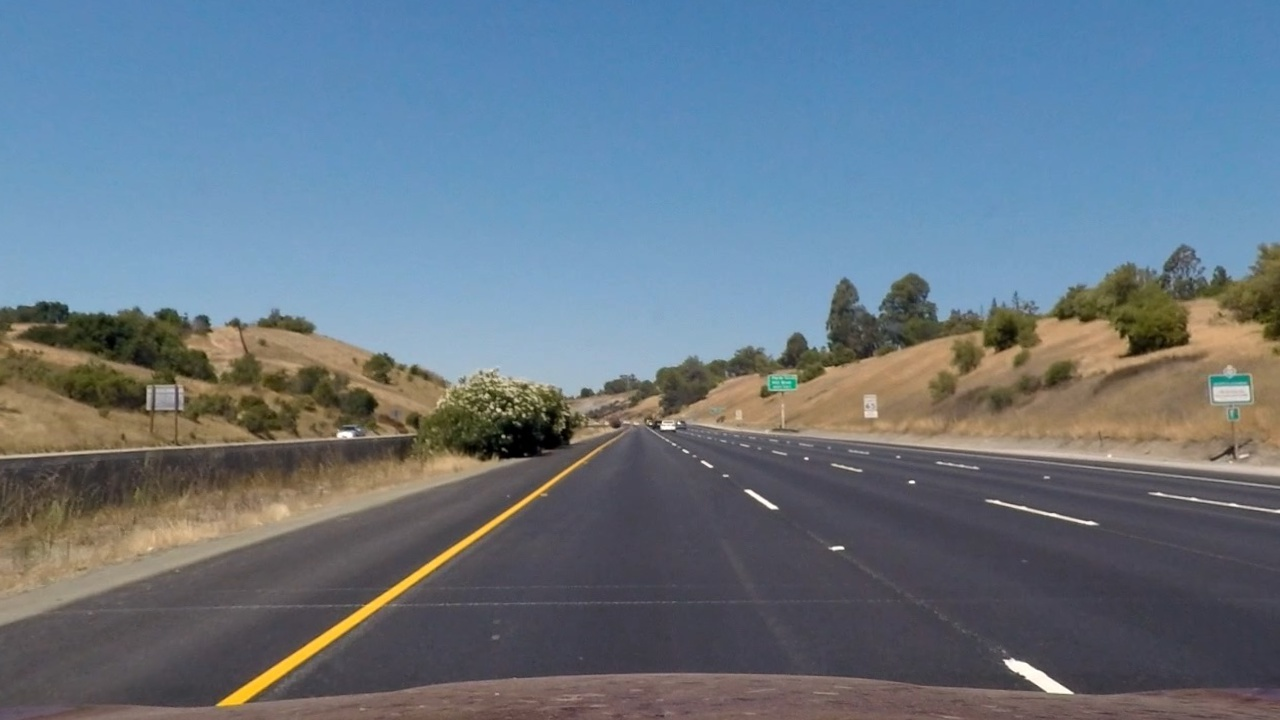
#> input picture output_images/undistorted_test/straight_lines1.jpg, 1280 x 720 px
$ jupyter execute --allow-errors lane_finding.ipynb   (older library calls are emulated)
#> lines starting #> are read from the running program, lines starting #| are printed output that depends on the picture; long printed decimals are rounded
[cell 1]
#imports

import os
import numpy as np
import cv2
import glob
import matplotlib.pyplot as plt
import pickle

[cell 2]
#Compute the camera calibration matrix and distortion coefficients given a set of chessboard images
# Load / Display images

images = glob.glob('camera_cal/calibration*.jpg')
outdir = 'output_images/'
print(images)
#object points
objpoints = []
imgpoints = []

# number corners
nx = 9
ny = 6


# prepare object points, like (0,0,0), (1,0,0), (2,0,0) ....,(6,5,0) taken from course notes
objp = np.zeros((nx*ny,3), np.float32)
objp[:,:2] = np.mgrid[0:nx,0:ny].T.reshape(-1,2)

#use the code from the lesson

for i,fname in enumerate(images):

    img = cv2.imread(fname)

    # Convert to grayscale
    gray = cv2.cvtColor(img, cv2.COLOR_BGR2GRAY)

    # Find the chessboard corners
    ret, corners = cv2.findChessboardCorners(gray, (nx, ny), None)
    # print(corners)

    # If found
    if ret == True:

        objpoints.append(objp)
        imgpoints.append(corners)

        # Draw found corners
        cv2.drawChessboardCorners(img, (nx, ny), corners, ret)
        outfname = outdir + "corners" + str(i) + '.jpg'
        print(outfname)
        cv2.imwrite(outfname,img)

[cell 3]
#calibrate camera and test undistortion

img = cv2.imread('camera_cal/calibration1.jpg')
#> (the rest of this cell did not finish here and is left out)

[cell 4]
#undistort the test images

#load saved camera calibration

with open('camera_calibration.p', mode='rb') as f:
#> (reads camera_calibration.p from the repository)
    dist_pickle = pickle.load(f)
    mtx = dist_pickle["mtx"]
    dist = dist_pickle["dist"]

images = glob.glob('test_images/*.jpg')

outdir = 'output_images/undistorted_test/'
# Visualize undistortion on test images

for i, fname in enumerate(images):
    img = cv2.imread(fname)
    dst = cv2.undistort(img, mtx, dist, None, mtx)
    filename = outdir + os.path.split(fname)[1]
    cv2.imwrite(filename,dst)
    print(filename)

[cell 5]
def conv_birdeye(img):
    h,w = img.shape[:2]

    src = np.float32([(580,460),(710,460), (250,680), (1040,680)])
    dst = np.float32([(447,0),(w-447,0),(447,h),(w-447,h)])


    #src = np.float32(
    #[[(w / 2) - 55, h / 2 + 100],
    #[((w / 6) - 10), h],
    #[(w * 5 / 6) + 60, h],
    #[(w / 2 + 55), h / 2 + 100]])

    #dst = np.float32(
    #[[(w / 4), 0],
    #[(w / 4), h],
    #[(w * 3 / 4), h],
    #[(w * 3 / 4), 0]])


    M = cv2.getPerspectiveTransform(src, dst)
    Minv = cv2.getPerspectiveTransform(dst, src)

    birdeye = cv2.warpPerspective(img, M, (w,h), flags=cv2.INTER_LINEAR)

    return birdeye,Minv,M

[cell 6]
#test unwarp

# Choose an image from which to build and demonstrate each step of the pipeline
testimg = cv2.imread('output_images/undistorted_test/straight_lines1.jpg')
#> testimg is the input picture: shape (720, 1280, 3); mean B, G, R 131.6, 118.3, 103.6
testimg = cv2.cvtColor(testimg, cv2.COLOR_BGR2RGB)

testbirdeye,Minv,M = conv_birdeye(testimg)
#> in conv_birdeye, `birdeye = cv2.warpPerspective(img, M, (w,h), flags=cv2.INTER_LINEAR)`:
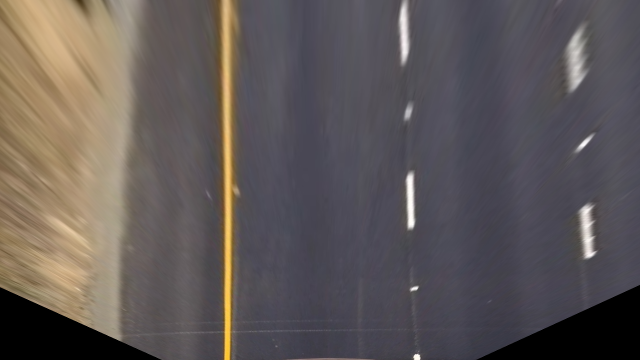
#> birdeye: shape (720, 1280, 3) (shown at 1/2 size); mean R, G, B 95.6, 88.5, 87.6
#> Minv = [[0.337, -0.748, 429.5], [0, -0.483, 460], [0, -0.00116, 1]]; M = [[-0.309, -1.54, 839.2], [8.75e-16, -2.07, 951.4], [1.37e-18, -0.0024, 1]]


f, (ax1, ax2) = plt.subplots(1, 2, figsize=(24, 9))
f.tight_layout()
ax1.imshow(testimg)
ax1.set_title('Original Image', fontsize=50)
ax2.imshow(testbirdeye)
ax2.set_title('birdeye', fontsize=50)
plt.subplots_adjust(left=0., right=1, top=0.9, bottom=0.)
plt.show()
print('test')

[cell 7]
#convert undistorted images to birdeye
#load undistorted images
undistimages = glob.glob('output_images/undistorted_test/*.jpg')

#convert to birdeye and save

outdir = 'output_images/birdeye_test/'
# Visualize undistortion on test images

for i, fname in enumerate(undistimages):
    img = cv2.imread(fname)
    dst,Minv,M = conv_birdeye(img)
    filename = outdir + os.path.split(fname)[1]
    cv2.imwrite(filename,dst)
    print(filename)

[cell 8]
#get s channel an threshold

def hls_select(img, thresh=(0, 255)):
    hls = cv2.cvtColor(img, cv2.COLOR_RGB2HLS)
    l_channel = hls[:,:,1]

    binary_output = np.zeros_like(l_channel)
    binary_output[(l_channel > thresh[0]) & (l_channel <= thresh[1])] = 1
    return binary_output

[cell 9]
# [27 lines left out: function sobel_hsv, not called in this run]

[cell 10]
def roi_img(img,x1,x2):
    shape = img.shape
    vertices = np.array([[(x1,0),(x2,0),(x2,shape[0]), (x1,shape[0]), (x1,0)]],dtype=np.int32)

    roi_mask = np.zeros_like(img)

    # print(vertices)

    cv2.fillPoly(roi_mask, vertices, (255,))

    masked_image = cv2.bitwise_and(img, roi_mask)
    return masked_image

[cell 11]
def lab_select(img, thresh=(0,255)):
    # 1) Convert to LAB color space
    lab = cv2.cvtColor(img, cv2.COLOR_RGB2Lab)
    lab_b = lab[:,:,2]

    if np.max(lab_b) > 175:
        lab_b = lab_b*(255/np.max(lab_b))
    # 2) Apply a threshold to the L channel
    binary_output = np.zeros_like(lab_b)
    binary_output[((lab_b > thresh[0]) & (lab_b <= thresh[1]))] = 1
    # 3) Return a binary image of threshold result
    return binary_output

[cell 12]
def lab_hls(img):
    img_lab = lab_select(img,(190,255))
    img_hls = hls_select(img,(220,255))

    # Combine
    dst = np.zeros_like(img_lab)
    dst[(img_hls == 1) | (img_lab == 1)] = 1

    return dst

[cell 13]
#test S channel selection on birdeye images

undistorted = glob.glob('output_images/undistorted_test/*.jpg')

fig, axs = plt.subplots(3,3, figsize=(16, 12))
fig.subplots_adjust(hspace = .2, wspace=.01)
axs = axs.ravel()

for i, fname in enumerate(undistorted):
    img = cv2.imread(fname)
    img = cv2.cvtColor(img, cv2.COLOR_BGR2RGB)
    birdeyeimg,Minv,M = conv_birdeye(img)
    #hls_binary = sobel_hsv(img)
    hls_binary = lab_hls(birdeyeimg)

    masked_binary = roi_img(hls_binary,350,950)
    axs[i].imshow(masked_binary)
    axs[i].set_title(fname, fontsize=12)

plt.show()

[cell 14]
def poly_fit(binary_warped):
    #Assuming you have created a warped binary image called "binary_warped"
    # Take a histogram of the bottom half of the image
    histogram = np.sum(binary_warped[int(binary_warped.shape[0]/2):,:], axis=0)
    # Create an output image to draw on and  visualize the result
    out_img = np.dstack((binary_warped, binary_warped, binary_warped))*255
    # Find the peak of the left and right halves of the histogram
    # These will be the starting point for the left and right lines
    midpoint = np.int(histogram.shape[0]/2)
    leftx_base = np.argmax(histogram[:midpoint])
    rightx_base = np.argmax(histogram[midpoint:]) + midpoint

    # Choose the number of sliding windows
    nwindows = 9
    # Set height of windows
    window_height = np.int(binary_warped.shape[0]/nwindows)
    # Identify the x and y positions of all nonzero pixels in the image
    nonzero = binary_warped.nonzero()
    nonzeroy = np.array(nonzero[0])
    nonzerox = np.array(nonzero[1])
    # Current positions to be updated for each window
    leftx_current = leftx_base
    rightx_current = rightx_base
    # Set the width of the windows +/- margin
    margin = 100
    # Set minimum number of pixels found to recenter window
    minpix = 50
    # Create empty lists to receive left and right lane pixel indices
    left_lane_inds = []
    right_lane_inds = []

    # Step through the windows one by one
    for window in range(nwindows):
        # Identify window boundaries in x and y (and right and left)
        win_y_low = binary_warped.shape[0] - (window+1)*window_height
        win_y_high = binary_warped.shape[0] - window*window_height
        win_xleft_low = leftx_current - margin
        win_xleft_high = leftx_current + margin
        win_xright_low = rightx_current - margin
        win_xright_high = rightx_current + margin
        # Draw the windows on the visualization image
        cv2.rectangle(out_img,(win_xleft_low,win_y_low),(win_xleft_high,win_y_high),
        (0,255,0), 2)
        cv2.rectangle(out_img,(win_xright_low,win_y_low),(win_xright_high,win_y_high),
        (0,255,0), 2)
        # Identify the nonzero pixels in x and y within the window
        good_left_inds = ((nonzeroy >= win_y_low) & (nonzeroy < win_y_high) &
        (nonzerox >= win_xleft_low) &  (nonzerox < win_xleft_high)).nonzero()[0]
        good_right_inds = ((nonzeroy >= win_y_low) & (nonzeroy < win_y_high) &
        (nonzerox >= win_xright_low) &  (nonzerox < win_xright_high)).nonzero()[0]
        # Append these indices to the lists
        left_lane_inds.append(good_left_inds)
        right_lane_inds.append(good_right_inds)
        # If you found > minpix pixels, recenter next window on their mean position
        if len(good_left_inds) > minpix:
            leftx_current = np.int(np.mean(nonzerox[good_left_inds]))
        if len(good_right_inds) > minpix:
            rightx_current = np.int(np.mean(nonzerox[good_right_inds]))

    # Concatenate the arrays of indices
    left_lane_inds = np.concatenate(left_lane_inds)
    right_lane_inds = np.concatenate(right_lane_inds)

    # Extract left and right line pixel positions
    leftx = nonzerox[left_lane_inds]
    lefty = nonzeroy[left_lane_inds]
    rightx = nonzerox[right_lane_inds]
    righty = nonzeroy[right_lane_inds]

    # Fit a second order polynomial to each
    left_fit = np.polyfit(lefty, leftx, 2)
    right_fit = np.polyfit(righty, rightx, 2)

    return left_fit,right_fit

[cell 15]
# [27 lines left out: function skip_poly_fit, not called in this run]

[cell 16]
# [13 lines left out: function plot_lines, not called in this run]
    #plt.xlim(0, 1280)
    #plt.ylim(720, 0)

[cell 17]
#test line fitting

undistorted = glob.glob('output_images/undistorted_test/*.jpg')

fig, axs = plt.subplots(3,3, figsize=(16, 12))
fig.subplots_adjust(hspace = .2, wspace=.01)
axs = axs.ravel()

#> (the rest of this cell did not finish here and is left out)

    masked_binary = roi_img(hls_binary,350,950)
#| (720, 1280)
    print(masked_binary.shape)

    left_fit,right_fit = poly_fit(masked_binary)
#> in poly_fit, `histogram = np.sum(binary_warped[int(binary_warped.shape[0]/2):,:], ax..`: histogram = 1280 values, max 2.56e-304 at index 448, min 0 at index 0, mean 4.42e-306
#> in poly_fit, `leftx_base = np.argmax(histogram[:midpoint])`: leftx_base = 448
#> in poly_fit, `rightx_base = np.argmax(histogram[midpoint:]) + midpoint`: rightx_base = 823
#> in poly_fit, `nonzero = binary_warped.nonzero()`: nonzero = 17496 positions, rows 0 to 719, columns 438 to 839
#> in poly_fit, `nonzeroy = np.array(nonzero[0])`: nonzeroy = 17496 values from 0 to 719
#> in poly_fit, `nonzerox = np.array(nonzero[1])`: nonzerox = 17496 values, max 839 at index 17390, min 438 at index 0, mean 489.1
#> in poly_fit, `leftx_current = leftx_base`: leftx_current = 448
#> in poly_fit, `rightx_current = rightx_base`: rightx_current = 823
#> the loop in poly_fit, `for window in range(nwindows):` made 9 passes
#> (win_xleft_low, win_xleft_high, win_xright_low, win_xright_high, leftx_current, rightx_current) on passes 1, 4, 5, 8: (348, 548, 723, 923, 454, 833), (355, 555, 733, 933, 456, 821), (356, 556, 721, 921, 456, 819), (353, 553, 719, 919, 452, 808)
#> after the loop in poly_fit, `for window in range(nwindows):`:
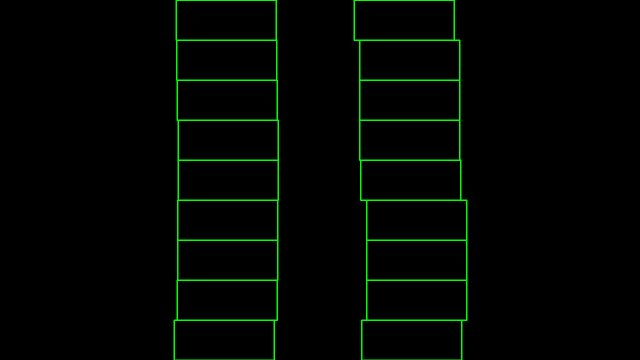
#> out_img: shape (720, 1280, 3) float64 (shown at 1/2 size); mean of channels 0, 1, 2 0, 5.4, 0; drawn as B, G, R
#> after the loop in poly_fit, `for window in range(nwindows):`: left_lane_inds = 9 items
#> in poly_fit, `left_lane_inds = np.concatenate(left_lane_inds)`: left_lane_inds = 15827 values, max 17483 at index 1252, min 0 at index 13641, mean 8793.8
#> in poly_fit, `right_lane_inds = np.concatenate(right_lane_inds)`: right_lane_inds = 1669 values, max 17495 at index 119, min 490 at index 1277, mean 8308.8
#> in poly_fit, `leftx = nonzerox[left_lane_inds]`: leftx = 15827 values, max 469 at index 6918, min 438 at index 13641, mean 454.6
#> in poly_fit, `lefty = nonzeroy[left_lane_inds]`: lefty = 15827 values, max 719 at index 1238, min 0 at index 13641, mean 327.5
#> in poly_fit, `rightx = nonzerox[right_lane_inds]`: rightx = 1669 values, max 839 at index 74, min 802 at index 1358, mean 816.9
#> in poly_fit, `righty = nonzeroy[right_lane_inds]`: righty = 1669 values, max 719 at index 108, min 17 at index 1277, mean 307
#> in poly_fit, `left_fit = np.polyfit(lefty, leftx, 2)`: left_fit = [-1.8e-05, 0.0173, 451.6]
#> in poly_fit, `right_fit = np.polyfit(righty, rightx, 2)`: right_fit = [2.23e-06, 0.0381, 804.9]
#> `left_fit,right_fit = poly_fit(masked_binary)`: left_fit = [-1.8e-05, 0.0173, 451.6]; right_fit = [2.23e-06, 0.0381, 804.9]
    plot_lines(masked_binary,left_fit,right_fit,nonzerox,nonzeroy,axs[i])

    #test other
    left_curve, right_curve = get_curvature(masked_binary,left_fit,right_fit)
    print(left_curve,right_curve)


plt.show()

[cell 18]
def get_curvature(binary_warped,left_fit,right_fit):
    height = binary_warped.shape[0]
    ploty = np.linspace(0, height-1, height)
    y_eval = np.max(ploty)

    ym_per_pix = 3/100 # meters per pixel in y dimension
    xm_per_pix = 3.7/355 # meters per pixel in x dimension this number changes according to perspective transformation

    left_fitx = left_fit[0]*ploty**2 + left_fit[1]*ploty + left_fit[2]
    right_fitx = right_fit[0]*ploty**2 + right_fit[1]*ploty + right_fit[2]


    left_fit_cr = np.polyfit(ploty*ym_per_pix, left_fitx*xm_per_pix, 2)
    right_fit_cr = np.polyfit(ploty*ym_per_pix, right_fitx*xm_per_pix, 2)
    # Calculate the new radii of curvature
    left_curverad = ((1 + (2*left_fit_cr[0]*y_eval*ym_per_pix + left_fit_cr[1])**2)**1.5) / np.absolute(2*left_fit_cr[0])
    right_curverad = ((1 + (2*right_fit_cr[0]*y_eval*ym_per_pix + right_fit_cr[1])**2)**1.5) / np.absolute(2*right_fit_cr[0])

    return left_curverad, right_curverad

[cell 19]
def get_distance(binary_warped,left_fit,right_fit):
    height = binary_warped.shape[0]

    xm_per_pix = 3.7/355 # meters per pixel in x dimension this number changes according to perspective transformation

    car_loc = binary_warped.shape[1]/2
    leftx = left_fit[0]*height**2 + left_fit[1]*height + left_fit[2]
    rightx = right_fit[0]*height**2 + right_fit[1]*height + right_fit[2]
    lane_center = (leftx + rightx) /2
    center_dist = (car_loc - lane_center) * xm_per_pix

    return center_dist

[cell 20]
def draw_lane_poly(original_img, binary_warped, left_fit, right_fit, Minv):

    height = binary_warped.shape[0]
    ploty = np.linspace(0, height-1, height)

    #draw lane polygons in the original image
    warp_zero = np.zeros_like(binary_warped).astype(np.uint8)
    color_warp = np.dstack((warp_zero, warp_zero, warp_zero))

    left_fitx = left_fit[0]*ploty**2 + left_fit[1]*ploty + left_fit[2]
    right_fitx = right_fit[0]*ploty**2 + right_fit[1]*ploty + right_fit[2]

    pts_left = np.array([np.transpose(np.vstack([left_fitx, ploty]))])
    pts_right = np.array([np.flipud(np.transpose(np.vstack([right_fitx, ploty])))])
    pts = np.hstack((pts_left, pts_right))

    # Draw the lane onto the warped blank image
    cv2.fillPoly(color_warp, np.int_([pts]), (0,255, 0))

    # Warp the blank back to original image space using inverse perspective matrix (Minv)
    newwarp = cv2.warpPerspective(color_warp, Minv, (original_img.shape[1], original_img.shape[0]))
    # Combine the result with the original image
    result = cv2.addWeighted(original_img, 1, newwarp, 0.3, 0)

    return result

[cell 21]
#test lane polygon drawing

undistorted = glob.glob('output_images/undistorted_test/*.jpg')

fig, axs = plt.subplots(3,3, figsize=(16, 12))
fig.subplots_adjust(hspace = .2, wspace=.01)
axs = axs.ravel()

for i, fname in enumerate(undistorted):
    img = cv2.imread(fname)
    img = cv2.cvtColor(img, cv2.COLOR_BGR2RGB)
    birdeyeimg,Minv,M = conv_birdeye(img)

    hls_binary = lab_hls(birdeyeimg)
    masked_binary = roi_img(hls_binary,100,1070)
    print(masked_binary.shape)
#| (720, 1280)

    left_fit,right_fit = poly_fit(masked_binary)
#> the loop in poly_fit (call 2), `for window in range(nwindows):` made 9 passes

    left_curve, right_curve = get_curvature(masked_binary,left_fit,right_fit)
#> in get_curvature, `left_fitx = left_fit[0]*ploty**2 + left_fit[1]*ploty + left_fit[2]`: left_fitx = 720 values, max 455.8 at index 482, min 451.6 at index 0, mean 454.7
#> in get_curvature, `right_fitx = right_fit[0]*ploty**2 + right_fit[1]*ploty + right_fit[2]`: right_fitx = 720 values from 804.9 to 833.5
#> in get_curvature, `left_fit_cr = np.polyfit(ploty*ym_per_pix, left_fitx*xm_per_pix, 2)`: left_fit_cr = [-0.000208, 0.00602, 4.71]
#> in get_curvature, `right_fit_cr = np.polyfit(ploty*ym_per_pix, right_fitx*xm_per_pix, 2)`: right_fit_cr = [2.58e-05, 0.0132, 8.39]
#> in get_curvature, `left_curverad = ((1 + (2*left_fit_cr[0]*y_eval*ym_per_pix + left_fit_c..`: left_curverad = 2400.8
#> in get_curvature, `right_curverad = ((1 + (2*right_fit_cr[0]*y_eval*ym_per_pix + right_fi..`: right_curverad = 19384.5
#> left_curve = 2400.8; right_curve = 19384.5
    center_distance = get_distance(masked_binary,left_fit,right_fit)
#> in get_distance, `leftx = left_fit[0]*height**2 + left_fit[1]*height + left_fit[2]`: leftx = 454.7
#> in get_distance, `rightx = right_fit[0]*height**2 + right_fit[1]*height + right_fit[2]`: rightx = 833.5
#> in get_distance, `lane_center = (leftx + rightx) /2`: lane_center = 644.1
#> in get_distance, `center_dist = (car_loc - lane_center) * xm_per_pix`: center_dist = -0.0431
#> center_distance = -0.0431

    ret_img = draw_lane_poly(img, masked_binary, left_fit, right_fit, Minv)
#> in draw_lane_poly, `right_fitx = right_fit[0]*ploty**2 + right_fit[1]*ploty + right_fit[2]`: right_fitx = 720 values from 804.9 to 833.5
#> in draw_lane_poly, `pts_left = np.array([np.transpose(np.vstack([left_fitx, ploty]))])`: pts_left = 720 pairs, first value 451.6 to 455.8, second value 0 to 719
#> in draw_lane_poly, `pts_right = np.array([np.flipud(np.transpose(np.vstack([right_fitx, pl..`: pts_right = 720 pairs, first value 804.9 to 833.5, second value 0 to 719
#> in draw_lane_poly, `pts = np.hstack((pts_left, pts_right))`: pts = 1440 pairs, first value 451.6 to 833.5, second value 0 to 719
#> in draw_lane_poly, `cv2.fillPoly(color_warp, np.int_([pts]), (0,255, 0))`:
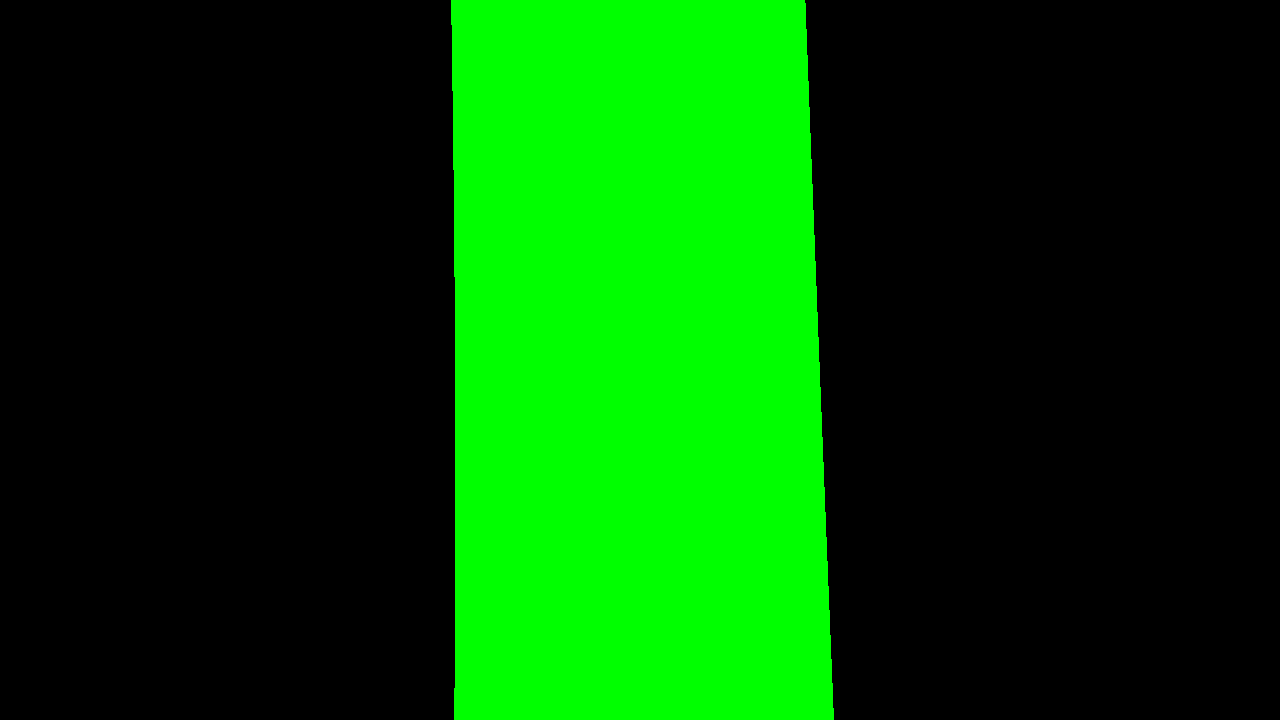
#> color_warp: shape (720, 1280, 3); mean of channels 0, 1, 2 0, 72.8, 0; drawn as B, G, R
    font = cv2.FONT_HERSHEY_SIMPLEX
#> font = 0
    curve = ((left_curve+right_curve)/2)
#> curve = 10892.7
    text = 'Radius: ' + '{:05.2f}'.format(curve) + 'm'
#> text = 'Radius: 10892.66m'
    cv2.putText(ret_img, text, (50,80), font, 1.2, (150,255,155), 2, cv2.LINE_AA)


    axs[i].imshow(ret_img)
    axs[i].set_title(fname, fontsize=12)

    print(left_curve,right_curve)
#| 2400.822 19384.491
    print(center_distance)
#| -0.0431


plt.show()
